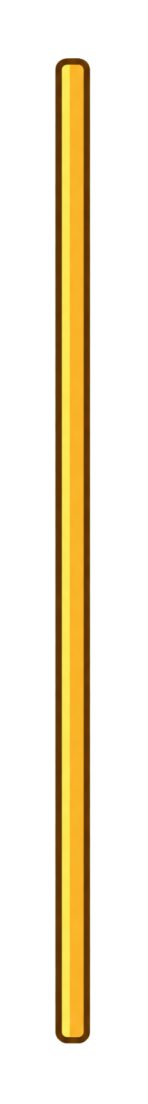
#> input picture ArtSource/원본/받은그림/Incense/Incense_Stick.png, 296 x 2208 px, found by its file name (shown at 1/2 size)
$ python fit_incense_art.py '../../../ArtSource/화면별/00_공통_HUD_배경'
#> lines starting #> are read from the running program, lines starting #| are printed output that depends on the picture; after the words box and inside, x2 and y2 are one past the last pixel; in counts of white or black regions, pixels touching at a corner belong together
# 아트팀이 그린 향 · 촛대 그림을 게임 칸에 맞춰 넣어요
#   python fit_incense_art.py <FindDokkaebi 폴더>
#   원본 : ArtSource/원본/받은그림/Incense (요청한 칸의 4배 크기)
#   그림 둘레의 빈 공간을 임시 그림(cut_incense.py)과 같게 맞춰서, 씬 배치를 바꾸지 않아도
#   줄기가 촛대 잔에 꽂히고 불씨 · 불꽃이 줄기 끝에 붙어요.
import os, sys
import numpy as np
from PIL import Image

ROOT = sys.argv[1]
SRC = os.path.join(ROOT, "ArtSource", "원본", "받은그림", "Incense")
UI = os.path.join(ROOT, "Assets", "Sprites", "UI")


def load(name):
#> called with name = 'Incense_Stick'
    a = np.array(Image.open(os.path.join(SRC, name + ".png")).convert("RGBA"))
#> a is the input picture: shape (2208, 296, 4); mean R, G, B, A 42.2, 31.5, 7.9, 52.6
    a[a[..., 3] <= 8] = 0                                  # 거의 안 보이는 얼룩 지우기
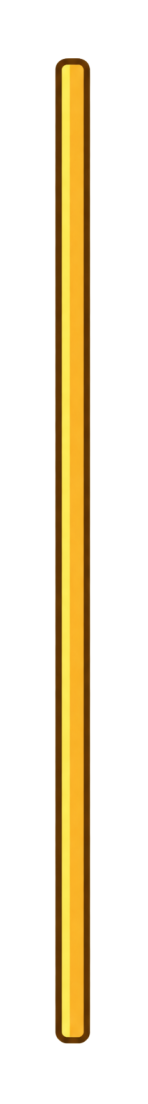
#> a: shape (2208, 296, 4) (shown at 1/2 size); 0.77% of pixels changed, all inside (x1, y1, x2, y2) = (107, 113, 296, 2095); transparent parts drawn white
    return Image.fromarray(a, "RGBA")


def content(im):
    return im.getchannel("A").point(lambda v: 255 if v > 8 else 0).getbbox()


def stretch_rows(name, top, bottom):
    """가로는 그대로, 그림 내용을 세로 top~bottom 에 꽉 차게 (줄기 · 재처럼 늘여 쓰는 그림)"""
    im = load(name)
    _, y0, _, y1 = content(im)
#> y0 = 116; y1 = 2088
    part = im.crop((0, y0, im.width, y1)).resize((im.width, bottom - top), Image.LANCZOS)
    out = Image.new("RGBA", im.size, (0, 0, 0, 0))
#> out: PIL image 296x2208 RGBA; every value is 0
    out.alpha_composite(part, (0, top))
#> call 2 of stretch_rows, with name = 'Incense_Ash', top = 16, bottom = 584
#> call 2 of load, with name = 'Incense_Ash'
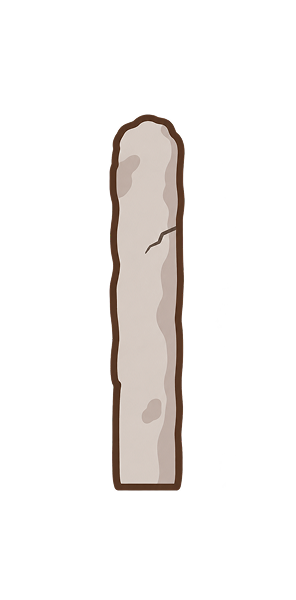
#> input picture ArtSource/원본/받은그림/Incense/Incense_Ash.png, 296 x 600 px, found by its file name
#> in load, a is the input picture: shape (600, 296, 4); mean R, G, B, A 26.9, 24.3, 22.7, 37.4
#> in load (call 2), `a[a[..., 3] <= 8] = 0`: a: shape (600, 296, 4); 0.18% of pixels changed, all inside (x1, y1, x2, y2) = (69, 89, 236, 492)
#> in stretch_rows (call 2), `_, y0, _, y1 = content(im)`: y0 = 114; y1 = 491
#> in stretch_rows (call 2), `part = im.crop((0, y0, im.width, y1)).resize((im.width, bottom - top),..`:
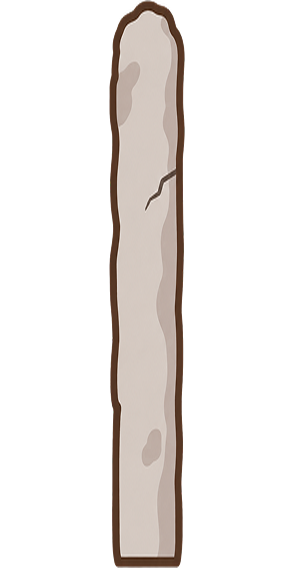
#> part: PIL image 296x568 RGBA; mean R, G, B, A 42.5, 38.4, 36, 59.6; transparent parts drawn white
#> in stretch_rows (call 2), `out = Image.new("RGBA", im.size, (0, 0, 0, 0))`: out: PIL image 296x600 RGBA; every value is 0
#> in stretch_rows (call 2), `out.alpha_composite(part, (0, top))`:
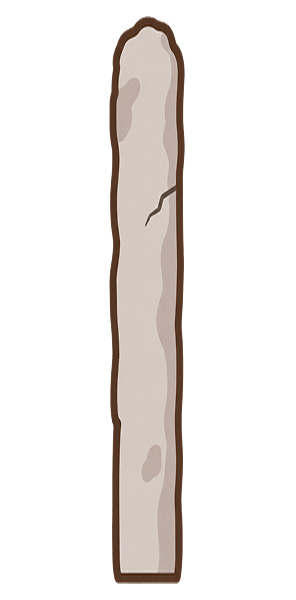
#> out: PIL image 296x600 RGBA; mean R, G, B, A 40.3, 36.4, 34, 56.4; transparent parts drawn white
    return out


def fit_box(name, box):
    """비율을 지키며 내용을 box(x0, y0, x1, y1) 안 가운데 · 위에 맞춰요"""
#> called with name = 'Incense_Holder', box = (36, 32, 484, 688)
    im = load(name)
#> call 3 of load, with name = 'Incense_Holder'
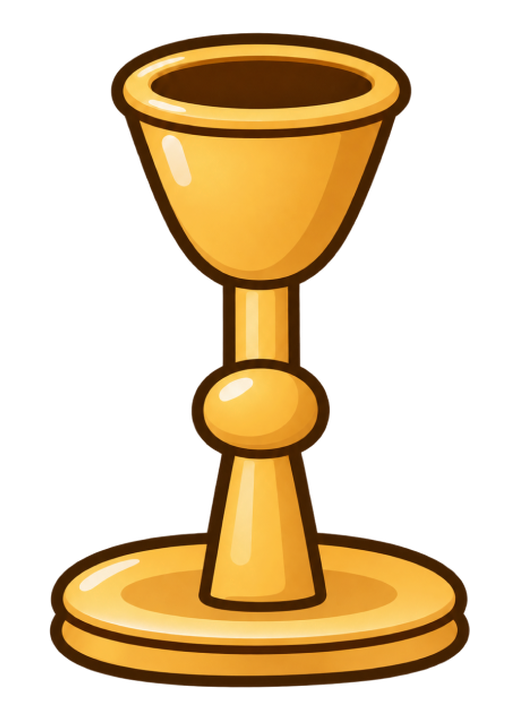
#> input picture ArtSource/원본/미사용/Incense_Holder.png, 520 x 704 px, found by its file name
#> in load, a is the input picture: shape (704, 520, 4); mean R, G, B, A 69.6, 49.3, 17.6, 93.3
#> in load (call 3), `a[a[..., 3] <= 8] = 0`:
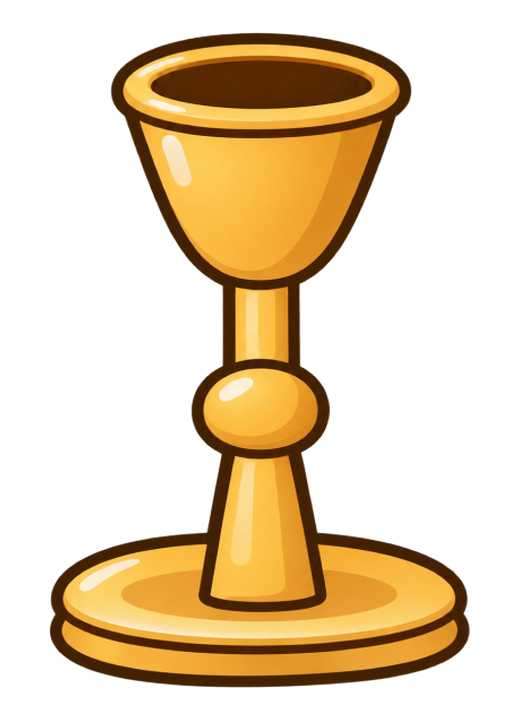
#> a: shape (704, 520, 4); 0.61% of pixels changed, all inside (x1, y1, x2, y2) = (49, 32, 470, 688); transparent parts drawn white
    part = im.crop(content(im))
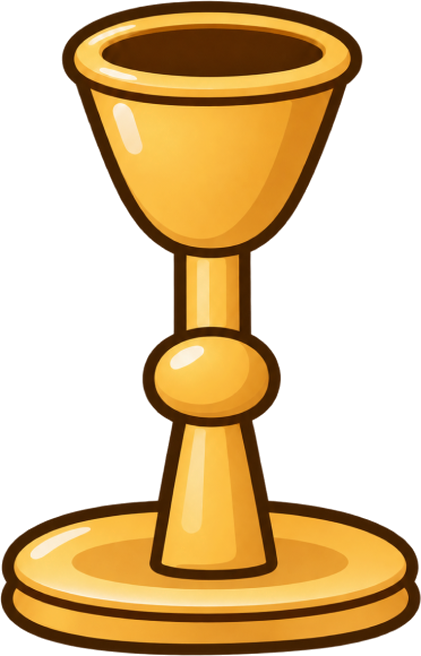
#> part: PIL image 421x656 RGBA; mean R, G, B, A 91.9, 65.3, 23.3, 123.6; transparent parts drawn white
    s = min((box[2] - box[0]) / part.width, (box[3] - box[1]) / part.height)
#> s = 1
    part = part.resize((round(part.width * s), round(part.height * s)), Image.LANCZOS)
    out = Image.new("RGBA", im.size, (0, 0, 0, 0))
#> out: PIL image 520x704 RGBA; every value is 0
    out.alpha_composite(part, ((box[0] + box[2] - part.width) // 2, box[1]))
    return out


def move_bottom(name, bottom):
    """내용의 아래 끝을 bottom 줄에 놓아요 (불꽃은 아래를 기준으로 흔들려요)"""
    im = load(name)
    _, _, _, y1 = content(im)
    out = Image.new("RGBA", im.size, (0, 0, 0, 0))
    out.alpha_composite(im, (0, bottom - y1))
    return out


# 칸 안 위치는 임시 그림과 같은 자리 (4배)
stretch_rows("Incense_Stick", 12, 2196).save(os.path.join(UI, "Incense_Stick.png"))
stretch_rows("Incense_Ash", 16, 584).save(os.path.join(UI, "Incense_Ash.png"))
fit_box("Incense_Holder", (36, 32, 484, 688)).save(os.path.join(UI, "Incense_Holder.png"))
#> (the run stopped early here; a loop or call above may not have finished)
